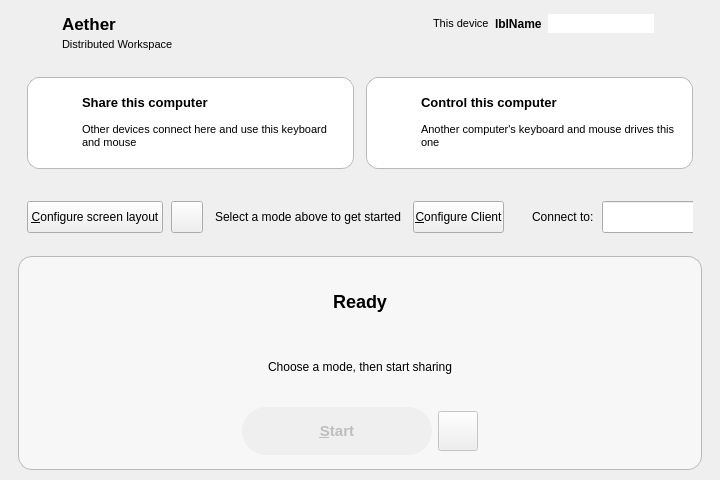
<?xml version="1.0" encoding="UTF-8"?>
<ui version="4.0">
 <class>MainWindow</class>
 <widget class="QMainWindow" name="MainWindow">
  <property name="geometry">
   <rect>
    <x>0</x>
    <y>0</y>
    <width>720</width>
    <height>480</height>
   </rect>
  </property>
  <property name="minimumSize">
   <size>
    <width>640</width>
    <height>460</height>
   </size>
  </property>
  <widget class="QWidget" name="topLevelWidget">
   <layout class="QVBoxLayout" name="_2">
    <property name="spacing">
     <number>14</number>
    </property>
    <property name="leftMargin">
     <number>18</number>
    </property>
    <property name="topMargin">
     <number>14</number>
    </property>
    <property name="rightMargin">
     <number>18</number>
    </property>
    <property name="bottomMargin">
     <number>10</number>
    </property>
    <item>
     <widget class="QWidget" name="widget" native="true">
      <property name="minimumSize">
       <size>
        <width>0</width>
        <height>40</height>
       </size>
      </property>
      <property name="maximumSize">
       <size>
        <width>16777215</width>
        <height>40</height>
       </size>
      </property>
      <layout class="QHBoxLayout" name="horizontalLayout_5">
       <property name="spacing">
        <number>10</number>
       </property>
       <property name="leftMargin">
        <number>2</number>
       </property>
       <property name="topMargin">
        <number>0</number>
       </property>
       <property name="rightMargin">
        <number>2</number>
       </property>
       <property name="bottomMargin">
        <number>0</number>
       </property>
       <item>
        <widget class="QLabel" name="lblAppIcon">
         <property name="minimumSize">
          <size>
           <width>32</width>
           <height>32</height>
          </size>
         </property>
         <property name="maximumSize">
          <size>
           <width>32</width>
           <height>32</height>
          </size>
         </property>
        </widget>
       </item>
       <item>
        <widget class="QWidget" name="headerTitles" native="true">
         <property name="sizePolicy">
          <sizepolicy hsizetype="Maximum" vsizetype="Preferred">
           <horstretch>0</horstretch>
           <verstretch>0</verstretch>
          </sizepolicy>
         </property>
         <layout class="QVBoxLayout" name="verticalLayoutTitles">
          <property name="spacing">
           <number>0</number>
          </property>
          <property name="leftMargin">
           <number>0</number>
          </property>
          <property name="topMargin">
           <number>0</number>
          </property>
          <property name="rightMargin">
           <number>0</number>
          </property>
          <property name="bottomMargin">
           <number>0</number>
          </property>
          <item>
           <widget class="QLabel" name="lblAppTitle">
            <property name="styleSheet">
             <string>font-size: 17px; font-weight: 700;</string>
            </property>
            <property name="text">
             <string>Aether</string>
            </property>
           </widget>
          </item>
          <item>
           <widget class="QLabel" name="lblAppSubtitle">
            <property name="styleSheet">
             <string>font-size: 11px;</string>
            </property>
            <property name="text">
             <string>Distributed Workspace</string>
            </property>
           </widget>
          </item>
         </layout>
        </widget>
       </item>
       <item>
        <spacer name="horizontalSpacer_2">
         <property name="orientation">
          <enum>Qt::Orientation::Horizontal</enum>
         </property>
         <property name="sizeHint" stdset="0">
          <size>
           <width>6</width>
           <height>20</height>
          </size>
         </property>
        </spacer>
       </item>
       <item>
        <widget class="QWidget" name="headerIdentity" native="true">
         <property name="sizePolicy">
          <sizepolicy hsizetype="Maximum" vsizetype="Preferred">
           <horstretch>0</horstretch>
           <verstretch>0</verstretch>
          </sizepolicy>
         </property>
         <layout class="QVBoxLayout" name="verticalLayoutIdentity">
          <property name="spacing">
           <number>2</number>
          </property>
          <property name="leftMargin">
           <number>0</number>
          </property>
          <property name="topMargin">
           <number>0</number>
          </property>
          <property name="rightMargin">
           <number>0</number>
          </property>
          <property name="bottomMargin">
           <number>0</number>
          </property>
          <item>
           <widget class="QWidget" name="identityNameRow" native="true">
            <layout class="QHBoxLayout" name="horizontalLayoutNameRow">
             <property name="spacing">
              <number>6</number>
             </property>
             <property name="leftMargin">
              <number>0</number>
             </property>
             <property name="topMargin">
              <number>0</number>
             </property>
             <property name="rightMargin">
              <number>0</number>
             </property>
             <property name="bottomMargin">
              <number>0</number>
             </property>
             <item>
              <widget class="QLabel" name="labelComputerName">
               <property name="styleSheet">
                <string>font-size: 11px;</string>
               </property>
               <property name="text">
                <string>This device</string>
               </property>
              </widget>
             </item>
             <item>
              <widget class="QLabel" name="lblComputerName">
               <property name="styleSheet">
                <string>font-weight: 600;</string>
               </property>
               <property name="text">
                <string notr="true">lblName</string>
               </property>
              </widget>
             </item>
             <item>
              <widget class="QLineEdit" name="lineEditName">
               <property name="sizePolicy">
                <sizepolicy hsizetype="Expanding" vsizetype="Fixed">
                 <horstretch>0</horstretch>
                 <verstretch>0</verstretch>
                </sizepolicy>
               </property>
               <property name="toolTip">
                <string>&lt;html&gt;&lt;head/&gt;&lt;body&gt;&lt;p&gt;Name can't have have spaces or special characters&lt;/p&gt;&lt;p&gt;Use Enter to save the name change.&lt;/p&gt;&lt;/body&gt;&lt;/html&gt;</string>
               </property>
               <property name="maxLength">
                <number>255</number>
               </property>
               <property name="frame">
                <bool>false</bool>
               </property>
               <property name="clearButtonEnabled">
                <bool>false</bool>
               </property>
              </widget>
             </item>
             <item>
              <widget class="QPushButton" name="btnEditName">
               <property name="sizePolicy">
                <sizepolicy hsizetype="Fixed" vsizetype="Fixed">
                 <horstretch>0</horstretch>
                 <verstretch>0</verstretch>
                </sizepolicy>
               </property>
               <property name="toolTip">
                <string>Edit device name</string>
               </property>
               <property name="icon">
                <iconset theme="document-edit"/>
               </property>
               <property name="iconSize">
                <size>
                 <width>14</width>
                 <height>14</height>
                </size>
               </property>
               <property name="flat">
                <bool>true</bool>
               </property>
              </widget>
             </item>
            </layout>
           </widget>
          </item>
          <item>
           <widget class="QWidget" name="identityIpRow" native="true">
            <layout class="QHBoxLayout" name="horizontalLayoutIpRow">
             <property name="spacing">
              <number>4</number>
             </property>
             <property name="leftMargin">
              <number>0</number>
             </property>
             <property name="topMargin">
              <number>0</number>
             </property>
             <property name="rightMargin">
              <number>0</number>
             </property>
             <property name="bottomMargin">
              <number>0</number>
             </property>
             <item>
              <widget class="QLabel" name="lblIpAddresses">
               <property name="alignment">
                <set>Qt::AlignmentFlag::AlignRight|Qt::AlignmentFlag::AlignVCenter</set>
               </property>
               <property name="styleSheet">
                <string>font-size: 11px;</string>
               </property>
              </widget>
             </item>
             <item>
              <widget class="QPushButton" name="btnCopyIp">
               <property name="sizePolicy">
                <sizepolicy hsizetype="Fixed" vsizetype="Fixed">
                 <horstretch>0</horstretch>
                 <verstretch>0</verstretch>
                </sizepolicy>
               </property>
               <property name="toolTip">
                <string>Copy IP address</string>
               </property>
               <property name="icon">
                <iconset theme="edit-copy"/>
               </property>
               <property name="iconSize">
                <size>
                 <width>12</width>
                 <height>12</height>
                </size>
               </property>
               <property name="flat">
                <bool>true</bool>
               </property>
              </widget>
             </item>
            </layout>
           </widget>
          </item>
         </layout>
        </widget>
       </item>
      </layout>
     </widget>
    </item>
    <item>
     <widget class="QWidget" name="contentArea" native="true">
      <property name="sizePolicy">
       <sizepolicy hsizetype="Preferred" vsizetype="Preferred">
        <horstretch>0</horstretch>
        <verstretch>1</verstretch>
       </sizepolicy>
      </property>
      <layout class="QVBoxLayout" name="verticalLayout">
       <property name="spacing">
        <number>14</number>
       </property>
       <property name="leftMargin">
        <number>0</number>
       </property>
       <property name="topMargin">
        <number>0</number>
       </property>
       <property name="rightMargin">
        <number>0</number>
       </property>
       <property name="bottomMargin">
        <number>0</number>
       </property>
       <item>
        <widget class="QWidget" name="widgetModeSelection" native="true">
         <layout class="QHBoxLayout" name="horizontalLayout">
          <property name="spacing">
           <number>12</number>
          </property>
          <item>
           <widget class="QFrame" name="modeCardServer">
            <property name="cursor">
             <cursorShape>PointingHandCursor</cursorShape>
            </property>
            <property name="minimumSize">
             <size>
              <width>0</width>
              <height>92</height>
             </size>
            </property>
            <property name="styleSheet">
             <string>QFrame#modeCardServer { border: 1px solid palette(mid); border-radius: 12px; background: palette(base); }
QFrame#modeCardServer:hover { border: 1px solid palette(highlight); }
QFrame#modeCardServer[selected="true"] { border: 2px solid palette(highlight); background: palette(alternate-base); }</string>
            </property>
            <property name="frameShape">
             <enum>QFrame::Shape::StyledPanel</enum>
            </property>
            <layout class="QHBoxLayout" name="horizontalLayoutCardServer">
             <property name="spacing">
              <number>12</number>
             </property>
             <property name="leftMargin">
              <number>14</number>
             </property>
             <property name="topMargin">
              <number>12</number>
             </property>
             <property name="rightMargin">
              <number>14</number>
             </property>
             <property name="bottomMargin">
              <number>12</number>
             </property>
             <item>
              <widget class="QLabel" name="iconModeServer">
               <property name="alignment">
                <set>Qt::AlignmentFlag::AlignTop|Qt::AlignmentFlag::AlignHCenter</set>
               </property>
               <property name="minimumSize">
                <size>
                 <width>28</width>
                 <height>28</height>
                </size>
               </property>
               <property name="maximumSize">
                <size>
                 <width>28</width>
                 <height>28</height>
                </size>
               </property>
              </widget>
             </item>
             <item>
              <layout class="QVBoxLayout" name="verticalLayoutCardServer">
               <property name="spacing">
                <number>4</number>
               </property>
               <item>
                <widget class="QLabel" name="lblModeServerTitle">
                 <property name="styleSheet">
                  <string>font-size: 13px; font-weight: 600;</string>
                 </property>
                 <property name="text">
                  <string>Share this computer</string>
                 </property>
                </widget>
               </item>
               <item>
                <widget class="QRadioButton" name="rbModeServer">
                 <property name="visible">
                  <bool>false</bool>
                 </property>
                 <property name="maximumSize">
                  <size>
                   <width>0</width>
                   <height>0</height>
                  </size>
                 </property>
                 <property name="toolTip">
                  <string>This computer is the server</string>
                 </property>
                </widget>
               </item>
               <item>
                <widget class="QLabel" name="lblModeServerDesc">
                 <property name="indent">
                  <number>0</number>
                 </property>
                 <property name="styleSheet">
                  <string>font-size: 11px;</string>
                 </property>
                 <property name="wordWrap">
                  <bool>true</bool>
                 </property>
                 <property name="text">
                  <string>Other devices connect here and use this keyboard and mouse</string>
                 </property>
                </widget>
               </item>
               <item>
                <spacer name="verticalSpacerCardServer">
                 <property name="orientation">
                  <enum>Qt::Orientation::Vertical</enum>
                 </property>
                </spacer>
               </item>
              </layout>
             </item>
            </layout>
           </widget>
          </item>
          <item>
           <widget class="QFrame" name="modeCardClient">
            <property name="cursor">
             <cursorShape>PointingHandCursor</cursorShape>
            </property>
            <property name="minimumSize">
             <size>
              <width>0</width>
              <height>92</height>
             </size>
            </property>
            <property name="styleSheet">
             <string>QFrame#modeCardClient { border: 1px solid palette(mid); border-radius: 12px; background: palette(base); }
QFrame#modeCardClient:hover { border: 1px solid palette(highlight); }
QFrame#modeCardClient[selected="true"] { border: 2px solid palette(highlight); background: palette(alternate-base); }</string>
            </property>
            <property name="frameShape">
             <enum>QFrame::Shape::StyledPanel</enum>
            </property>
            <layout class="QHBoxLayout" name="horizontalLayoutCardClient">
             <property name="spacing">
              <number>12</number>
             </property>
             <property name="leftMargin">
              <number>14</number>
             </property>
             <property name="topMargin">
              <number>12</number>
             </property>
             <property name="rightMargin">
              <number>14</number>
             </property>
             <property name="bottomMargin">
              <number>12</number>
             </property>
             <item>
              <widget class="QLabel" name="iconModeClient">
               <property name="alignment">
                <set>Qt::AlignmentFlag::AlignTop|Qt::AlignmentFlag::AlignHCenter</set>
               </property>
               <property name="minimumSize">
                <size>
                 <width>28</width>
                 <height>28</height>
                </size>
               </property>
               <property name="maximumSize">
                <size>
                 <width>28</width>
                 <height>28</height>
                </size>
               </property>
              </widget>
             </item>
             <item>
              <layout class="QVBoxLayout" name="verticalLayoutCardClient">
               <property name="spacing">
                <number>4</number>
               </property>
               <item>
                <widget class="QLabel" name="lblModeClientTitle">
                 <property name="styleSheet">
                  <string>font-size: 13px; font-weight: 600;</string>
                 </property>
                 <property name="text">
                  <string>Control this computer</string>
                 </property>
                </widget>
               </item>
               <item>
                <widget class="QRadioButton" name="rbModeClient">
                 <property name="visible">
                  <bool>false</bool>
                 </property>
                 <property name="maximumSize">
                  <size>
                   <width>0</width>
                   <height>0</height>
                  </size>
                 </property>
                 <property name="toolTip">
                  <string>This computer is the client</string>
                 </property>
                </widget>
               </item>
               <item>
                <widget class="QLabel" name="lblModeClientDesc">
                 <property name="indent">
                  <number>0</number>
                 </property>
                 <property name="styleSheet">
                  <string>font-size: 11px;</string>
                 </property>
                 <property name="wordWrap">
                  <bool>true</bool>
                 </property>
                 <property name="text">
                  <string>Another computer's keyboard and mouse drives this one</string>
                 </property>
                </widget>
               </item>
               <item>
                <spacer name="verticalSpacerCardClient">
                 <property name="orientation">
                  <enum>Qt::Orientation::Vertical</enum>
                 </property>
                </spacer>
               </item>
              </layout>
             </item>
            </layout>
           </widget>
          </item>
         </layout>
        </widget>
       </item>
       <item>
        <widget class="QWidget" name="widgetModeOptions" native="true">
         <property name="sizePolicy">
          <sizepolicy hsizetype="Preferred" vsizetype="Maximum">
           <horstretch>0</horstretch>
           <verstretch>0</verstretch>
          </sizepolicy>
         </property>
         <layout class="QHBoxLayout" name="horizontalLayout_2">
          <property name="spacing">
           <number>12</number>
          </property>
          <item>
           <widget class="QWidget" name="serverOptions" native="true">
            <property name="sizePolicy">
             <sizepolicy hsizetype="Preferred" vsizetype="Fixed">
              <horstretch>0</horstretch>
              <verstretch>0</verstretch>
             </sizepolicy>
            </property>
            <property name="minimumSize">
             <size>
              <width>0</width>
              <height>32</height>
             </size>
            </property>
            <property name="maximumSize">
             <size>
              <width>16777215</width>
              <height>32</height>
             </size>
            </property>
            <layout class="QHBoxLayout" name="horizontalLayout_4">
             <property name="spacing">
              <number>8</number>
             </property>
             <property name="leftMargin">
              <number>0</number>
             </property>
             <property name="topMargin">
              <number>0</number>
             </property>
             <property name="rightMargin">
              <number>0</number>
             </property>
             <property name="bottomMargin">
              <number>0</number>
             </property>
             <item>
              <widget class="QPushButton" name="btnConfigureServer">
               <property name="sizePolicy">
                <sizepolicy hsizetype="Maximum" vsizetype="Fixed">
                 <horstretch>0</horstretch>
                 <verstretch>0</verstretch>
                </sizepolicy>
               </property>
               <property name="minimumSize">
                <size>
                 <width>0</width>
                 <height>32</height>
                </size>
               </property>
               <property name="maximumSize">
                <size>
                 <width>16777215</width>
                 <height>32</height>
                </size>
               </property>
               <property name="text">
                <string>&amp;Configure screen layout</string>
               </property>
              </widget>
             </item>
             <item>
              <widget class="QPushButton" name="btnSaveServerConfig">
               <property name="sizePolicy">
                <sizepolicy hsizetype="Fixed" vsizetype="Fixed">
                 <horstretch>0</horstretch>
                 <verstretch>0</verstretch>
                </sizepolicy>
               </property>
               <property name="minimumSize">
                <size>
                 <width>32</width>
                 <height>32</height>
                </size>
               </property>
               <property name="maximumSize">
                <size>
                 <width>32</width>
                 <height>32</height>
                </size>
               </property>
               <property name="toolTip">
                <string>Export server configuration</string>
               </property>
               <property name="icon">
                <iconset theme="QIcon::ThemeIcon::DocumentSaveAs"/>
               </property>
              </widget>
             </item>
             <item>
              <spacer name="horizontalSpacer">
               <property name="orientation">
                <enum>Qt::Orientation::Horizontal</enum>
               </property>
               <property name="sizeHint" stdset="0">
                <size>
                 <width>40</width>
                 <height>5</height>
                </size>
               </property>
              </spacer>
             </item>
            </layout>
           </widget>
          </item>
          <item>
           <widget class="QLabel" name="lblNoMode">
            <property name="styleSheet">
             <string>font-size: 12px;</string>
            </property>
            <property name="text">
             <string>Select a mode above to get started</string>
            </property>
            <property name="alignment">
             <set>Qt::AlignmentFlag::AlignCenter</set>
            </property>
           </widget>
          </item>
          <item>
           <widget class="QWidget" name="clientOptions" native="true">
            <property name="sizePolicy">
             <sizepolicy hsizetype="Preferred" vsizetype="Maximum">
              <horstretch>0</horstretch>
              <verstretch>0</verstretch>
             </sizepolicy>
            </property>
            <layout class="QHBoxLayout" name="horizontalLayout_3">
             <property name="spacing">
              <number>8</number>
             </property>
             <property name="leftMargin">
              <number>0</number>
             </property>
             <property name="topMargin">
              <number>0</number>
             </property>
             <property name="rightMargin">
              <number>0</number>
             </property>
             <property name="bottomMargin">
              <number>0</number>
             </property>
             <item>
              <widget class="QPushButton" name="btnConfigureClient">
               <property name="sizePolicy">
                <sizepolicy hsizetype="Maximum" vsizetype="Fixed">
                 <horstretch>0</horstretch>
                 <verstretch>0</verstretch>
                </sizepolicy>
               </property>
               <property name="minimumSize">
                <size>
                 <width>0</width>
                 <height>32</height>
                </size>
               </property>
               <property name="maximumSize">
                <size>
                 <width>16777215</width>
                 <height>32</height>
                </size>
               </property>
               <property name="text">
                <string>&amp;Configure Client</string>
               </property>
              </widget>
             </item>
             <item>
              <spacer name="horizontalSpacer_3">
               <property name="orientation">
                <enum>Qt::Orientation::Horizontal</enum>
               </property>
               <property name="sizeType">
                <enum>QSizePolicy::Policy::Fixed</enum>
               </property>
               <property name="sizeHint" stdset="0">
                <size>
                 <width>20</width>
                 <height>5</height>
                </size>
               </property>
              </spacer>
             </item>
             <item>
              <widget class="QLabel" name="m_pLabelServerName">
               <property name="sizePolicy">
                <sizepolicy hsizetype="Preferred" vsizetype="Maximum">
                 <horstretch>0</horstretch>
                 <verstretch>0</verstretch>
                </sizepolicy>
               </property>
               <property name="styleSheet">
                <string/>
               </property>
               <property name="text">
                <string>Connect to:</string>
               </property>
               <property name="indent">
                <number>0</number>
               </property>
              </widget>
             </item>
             <item>
              <widget class="QComboBox" name="comboRemoteHost">
               <property name="editable">
                <bool>true</bool>
               </property>
               <property name="minimumSize">
                <size>
                 <width>180</width>
                 <height>32</height>
                </size>
               </property>
               <property name="sizePolicy">
                <sizepolicy hsizetype="Expanding" vsizetype="Fixed">
                 <horstretch>0</horstretch>
                 <verstretch>0</verstretch>
                </sizepolicy>
               </property>
               <property name="toolTip">
                <string>&lt;html&gt;Discovered servers appear in the list.&lt;br/&gt;You can also type a hostname or IP address manually.&lt;/html&gt;</string>
               </property>
              </widget>
             </item>
            </layout>
           </widget>
          </item>
         </layout>
        </widget>
       </item>
       <item>
        <widget class="QFrame" name="heroCard">
         <property name="sizePolicy">
          <sizepolicy hsizetype="Preferred" vsizetype="Preferred">
           <horstretch>0</horstretch>
           <verstretch>1</verstretch>
          </sizepolicy>
         </property>
         <property name="minimumSize">
          <size>
           <width>0</width>
           <height>140</height>
          </size>
         </property>
         <property name="styleSheet">
          <string>QFrame#heroCard { border: 1px solid palette(mid); border-radius: 14px; background: palette(alternate-base); }</string>
         </property>
         <property name="frameShape">
          <enum>QFrame::Shape::StyledPanel</enum>
         </property>
         <layout class="QVBoxLayout" name="verticalLayoutHero">
          <property name="spacing">
           <number>6</number>
          </property>
          <property name="leftMargin">
           <number>16</number>
          </property>
          <property name="topMargin">
           <number>14</number>
          </property>
          <property name="rightMargin">
           <number>16</number>
          </property>
          <property name="bottomMargin">
           <number>14</number>
          </property>
          <item>
           <widget class="QLabel" name="lblHeroStatus">
            <property name="styleSheet">
             <string>font-size: 18px; font-weight: 700;</string>
            </property>
            <property name="alignment">
             <set>Qt::AlignmentFlag::AlignCenter</set>
            </property>
            <property name="text">
             <string>Ready</string>
            </property>
           </widget>
          </item>
          <item>
           <widget class="QLabel" name="lblHeroDetail">
            <property name="styleSheet">
             <string>font-size: 12px;</string>
            </property>
            <property name="alignment">
             <set>Qt::AlignmentFlag::AlignCenter</set>
            </property>
            <property name="text">
             <string>Choose a mode, then start sharing</string>
            </property>
           </widget>
          </item>
          <item>
           <widget class="QWidget" name="heroButtonRow" native="true">
            <property name="sizePolicy">
             <sizepolicy hsizetype="Preferred" vsizetype="Fixed">
              <horstretch>0</horstretch>
              <verstretch>0</verstretch>
             </sizepolicy>
            </property>
            <property name="minimumSize">
             <size>
              <width>0</width>
              <height>52</height>
             </size>
            </property>
            <layout class="QHBoxLayout" name="horizontalLayout_6">
             <property name="leftMargin">
              <number>0</number>
             </property>
             <property name="topMargin">
              <number>4</number>
             </property>
             <property name="rightMargin">
              <number>0</number>
             </property>
             <property name="bottomMargin">
              <number>0</number>
             </property>
             <item>
              <spacer name="startBtnLeftSpacer">
               <property name="orientation">
                <enum>Qt::Orientation::Horizontal</enum>
               </property>
               <property name="sizeHint" stdset="0">
                <size>
                 <width>40</width>
                 <height>5</height>
                </size>
               </property>
              </spacer>
             </item>
             <item>
              <widget class="QPushButton" name="btnToggleCore">
               <property name="enabled">
                <bool>false</bool>
               </property>
               <property name="default">
                <bool>true</bool>
               </property>
               <property name="sizePolicy">
                <sizepolicy hsizetype="Maximum" vsizetype="Fixed">
                 <horstretch>0</horstretch>
                 <verstretch>0</verstretch>
                </sizepolicy>
               </property>
               <property name="minimumSize">
                <size>
                 <width>190</width>
                 <height>48</height>
                </size>
               </property>
               <property name="maximumSize">
                <size>
                 <width>16777215</width>
                 <height>48</height>
                </size>
               </property>
               <property name="styleSheet">
                <string>QPushButton#btnToggleCore { border-radius: 24px; padding: 0 30px; font-size: 15px; font-weight: 700; }
QPushButton#btnToggleCore:enabled { background: palette(highlight); color: palette(highlighted-text); border: none; }
QPushButton#btnToggleCore:disabled { background: palette(button);  }</string>
               </property>
               <property name="iconSize">
                <size>
                 <width>18</width>
                 <height>18</height>
                </size>
               </property>
               <property name="text">
                <string>&amp;Start</string>
               </property>
              </widget>
             </item>
             <item>
              <widget class="QPushButton" name="btnRestartCore">
               <property name="enabled">
                <bool>false</bool>
               </property>
               <property name="sizePolicy">
                <sizepolicy hsizetype="Fixed" vsizetype="Fixed">
                 <horstretch>0</horstretch>
                 <verstretch>0</verstretch>
                </sizepolicy>
               </property>
               <property name="minimumSize">
                <size>
                 <width>40</width>
                 <height>40</height>
                </size>
               </property>
               <property name="maximumSize">
                <size>
                 <width>40</width>
                 <height>40</height>
                </size>
               </property>
               <property name="toolTip">
                <string>Restart</string>
               </property>
               <property name="icon">
                <iconset theme="view-refresh"/>
               </property>
              </widget>
             </item>
             <item>
              <spacer name="startBtnRightSpacer">
               <property name="orientation">
                <enum>Qt::Orientation::Horizontal</enum>
               </property>
               <property name="sizeHint" stdset="0">
                <size>
                 <width>40</width>
                 <height>5</height>
                </size>
               </property>
              </spacer>
             </item>
            </layout>
           </widget>
          </item>
         </layout>
        </widget>
       </item>
      </layout>
     </widget>
    </item>
   </layout>
  </widget>
 </widget>
 <resources/>
 <connections/>
</ui>
